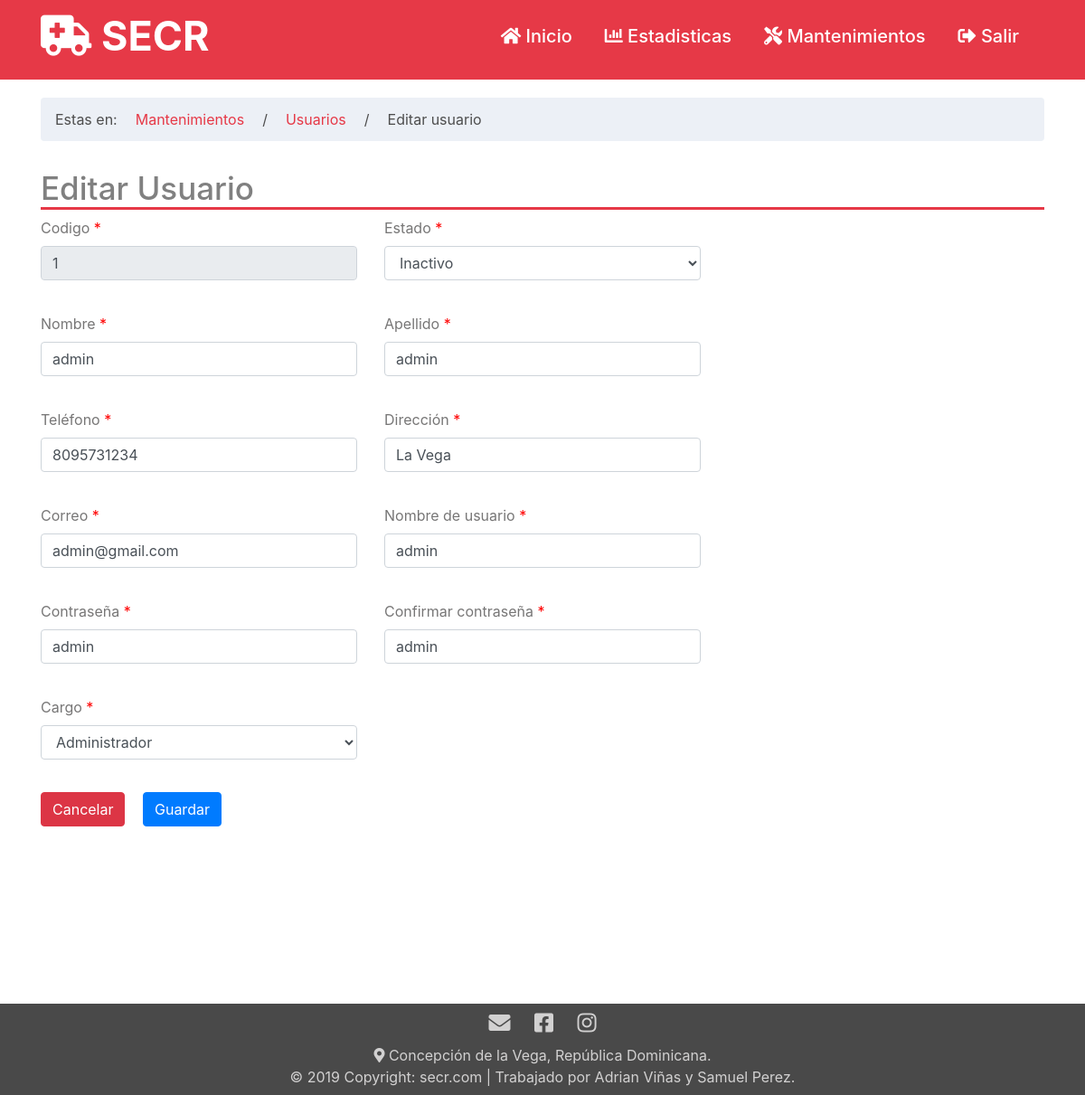
/usuario_modi.php?id=1, run on the app's committed database.
### tables this page shows
CREATE TABLE `usuario` (
  `id_usuario` int(11) NOT NULL,
  `nombre` varchar(50) NOT NULL,
  `apellido` varchar(50) NOT NULL,
  `telefono` varchar(50) NOT NULL,
  `direccion` varchar(50) NOT NULL,
  `correo` varchar(50) NOT NULL,
  `nombre_usuario` varchar(50) NOT NULL,
  `contrasena` varchar(50) NOT NULL,
  `administrador` char(3) NOT NULL,
  `estado` char(1) NOT NULL
);

### php/select.php (called while the page is built, shortened)
<?php
function consultar_usuarios_id($id){
    include('conexion.php');
    $sql="SELECT * FROM usuario where id_usuario='$id'";
    return $result=$mysqli->query($sql);
}
?>

### usuario_modi.php (the view, shortened to what this page needs)
<?php
    include './php/cabe.php';
    $query=consultar_usuarios_id($_GET['id']);
    $row=$query->fetch_assoc();
?>
<div class="container">
    <div class="row">
        <div class="col-lg-12">
        <ol class = "breadcrumb" style="margin-top: 20px; background: rgba(230, 235, 243, 0.74);">
            <li style="color: rgb(78, 78, 78);">Estas en:</li>
            <li class="active" style="color: rgb(78, 78, 78);"><a href="mantenimientos.php" style="color: rgb(230, 57, 71);">Mantenimientos</a></li>
            <li class="active" style="color: rgb(78, 78, 78);">/</li>
            <li class="active" style="color: rgb(78, 78, 78);"><a href="usuario_mant.php" style="color: rgb(230, 57, 71);">Usuarios</a></li>
            <li class="active" style="color: rgb(78, 78, 78);">/</li>
            <li class="active" style="color: rgb(78, 78, 78);">Editar usuario</li>
        </ol>
        </div>
    </div>
    <div class="row">
        <div class="col-lg-12">
            <h2 id="Titulo">Editar Usuario</h2>
        </div>
    </div>
    <form action="./php/procedimientos_usuario.php?accion=UDT" method="POST">
        <div class="row">
                <div class="col-md-4 col-md-offset-2 col-sm-4 col-sm-offset-2 col-lg-4 col-lg-offset-2 col-xs-12 col-xs-offset-0">
                    <div class="form-group">
                        <label for="" class="control-label">Codigo <span style="color:red">*</span> </label>
                        <input type="text" name="codigo" require="" placeholder="codigo" class="form-control" readonly="" value="<?php echo $row['id_usuario']?>">
                    </div>
                </div>
                <div class="col-md-4 col-md-offset-0 col-sm-4 col-sm-offset-0 col-lg-4 col-lg-offset-0 col-xs-12 col-xs-offset-0">
                    <div class="form-group">
                        <label for="" class="control-label">Estado <span style="color:red">*</span> </label>
                        <select class="form-control" name="estado">
                            <option value="0" <?php if($row['estado']=="I"){echo "selected";} ?>>Inactivo</option>
                        </select>
                    </div>
                </div>
        </div>
       <div class="row" id="fila">
         <div class="col-md-4 col-md-offset-2 col-sm-4 col-sm-offset-2 col-lg-4 col-lg-offset-2 col-xs-12 col-xs-offset-0">
            <div class="form-group">
                <label for="" class="control-label">Nombre <span style="color:red">*</span> </label>
                <input type="text" name="nombres" required="" placeholder="Nombre" class="form-control" value="<?php echo $row['nombre']?>">
            </div>
         </div>
         <div class="col-md-4 col-md-offset-2 col-sm-4 col-sm-offset-2 col-lg-4 col-lg-offset-2 col-xs-12 col-xs-offset-0">
            <div class="form-group">
                <label for="" class="control-label">Apellido <span style="color:red">*</span> </label>
                <input type="text" name="apellidos" required="" placeholder="Apellido" class="form-control" value="<?php echo $row['apellido']?>">
            </div>
         </div>
        </div>
        <div class="row" id="fila">
         <div class="col-md-4 col-md-offset-2 col-sm-4 col-sm-offset-2 col-lg-4 col-lg-offset-2 col-xs-12 col-xs-offset-0">
            <div class="form-group">
                <label for="" class="control-label">Teléfono <span style="color:red">*</span> </label>
                <input type="text" name="telefonos" required="" placeholder="Teléfono" class="form-control" value="<?php echo $row['telefono']?>">
            </div>
         </div>
         <div class="col-md-4 col-md-offset-2 col-sm-4 col-sm-offset-2 col-lg-4 col-lg-offset-2 col-xs-12 col-xs-offset-0">
            <div class="form-group">
                <label for="" class="control-label">Dirección <span style="color:red">*</span> </label>
                <input type="text" name="direcciones" required="" placeholder="Dirección" class="form-control" value="<?php echo $row['direccion']?>">
            </div>
         </div>
        </div>
        <div class="row" id="fila">
         <div class="col-md-4 col-md-offset-2 col-sm-4 col-sm-offset-2 col-lg-4 col-lg-offset-2 col-xs-12 col-xs-offset-0">
            <div class="form-group">
                <label for="" class="control-label">Correo <span style="color:red">*</span> </label>
                <input type="e-mail" name="correos" required="" placeholder="Correo" class="form-control" value="<?php echo $row['correo']?>">
            </div>
         </div>
         <div class="col-md-4 col-md-offset-2 col-sm-4 col-sm-offset-2 col-lg-4 col-lg-offset-2 col-xs-12 col-xs-offset-0">
            <div class="form-group">
                <label for="" class="control-label">Nombre de usuario <span style="color:red">*</span> </label>
                <input type="text" name="usuarios" required="" placeholder="Nombre de usuario" class="form-control" value="<?php echo $row['nombre_usuario']?>">
            </div>
         </div>
        </div>
        <div class="row" id="fila">
         <div class="col-md-4 col-md-offset-2 col-sm-4 col-sm-offset-2 col-lg-4 col-lg-offset-2 col-xs-12 col-xs-offset-0">
            <div class="form-group">
                <label for="" class="control-label">Contraseña <span style="color:red">*</span> </label>
                <input type="text" name="contrasenas" required="" placeholder="Contraseña" class="form-control" id="contrasenas" value="<?php echo $row['contrasena']?>">
            </div>
         </div>
         <div class="col-md-4 col-md-offset-2 col-sm-4 col-sm-offset-2 col-lg-4 col-lg-offset-2 col-xs-12 col-xs-offset-0">
            <div class="form-group">
                <label for="" class="control-label">Confirmar contraseña <span style="color:red">*</span> </label>
                <input type="text" name="confirmar" required="" placeholder="Confirmar contraseña" class="form-control" id="confirmar" value="<?php echo $row['contrasena']?>">
            </div>
         </div>
        </div>
        <div class="row" id="fila">
         <div class="col-md-4 col-md-offset-2 col-sm-4 col-sm-offset-2 col-lg-4 col-lg-offset-2 col-xs-12 col-xs-offset-0">
            <div class="form-group">
                <label for="" class="control-label">Cargo <span style="color:red">*</span> </label>
                <select class="form-control" name="administrador">
                    <option value="1" <?php if($row['administrador']=="ADM"){echo "selected";} ?>>Administrador</option>
                </select>
            </div>
         </div>
        </div>
        <div class="row" id="fila">
         <div class="col-md-4 col-md-offset-2 col-sm-4 col-sm-offset-2 col-lg-4 col-lg-offset-2 col-xs-12 col-xs-offset-0">
            <div class="form-group">
                <a href="usuario_mant.php" class="btn btn-danger btn-md">Cancelar</a>
                <input type="submit" value="Guardar" class="btn btn-primary btn-md" id="botonGuardar">
            </div>
         </div>
        </div>
     </form>
</div>
<?php
    include 'php/pie.php';
?>

### css/Estilos_titulo.css (style rules this page uses)
#Titulo { border-bottom: 3px solid rgb(230, 57, 71); color: grey; margin-top: 15px; font-size: 35px; }
#fila { margin-top: 20px; }
label { color: rgb(119, 118, 118); }
body { background: rgb(250, 248, 248); }
#botonGuardar { margin-left: 15px; }

### css/Estilos_Pais.css (style rules this page uses)
html, body, #cont { width: 100%; height: 90%; margin: 0; padding: 0; }

### css/EstilosCab1.css (style rules this page uses)
li { margin-right: 20px; }

### data on the page
usuario: codigo "1", estado "Inactivo", nombres "admin", apellidos "admin", telefonos "8095731234", direcciones "La Vega", correos "admin@gmail.com", usuarios "admin", contrasenas "admin", confirmar "admin", administrador "Administrador"
